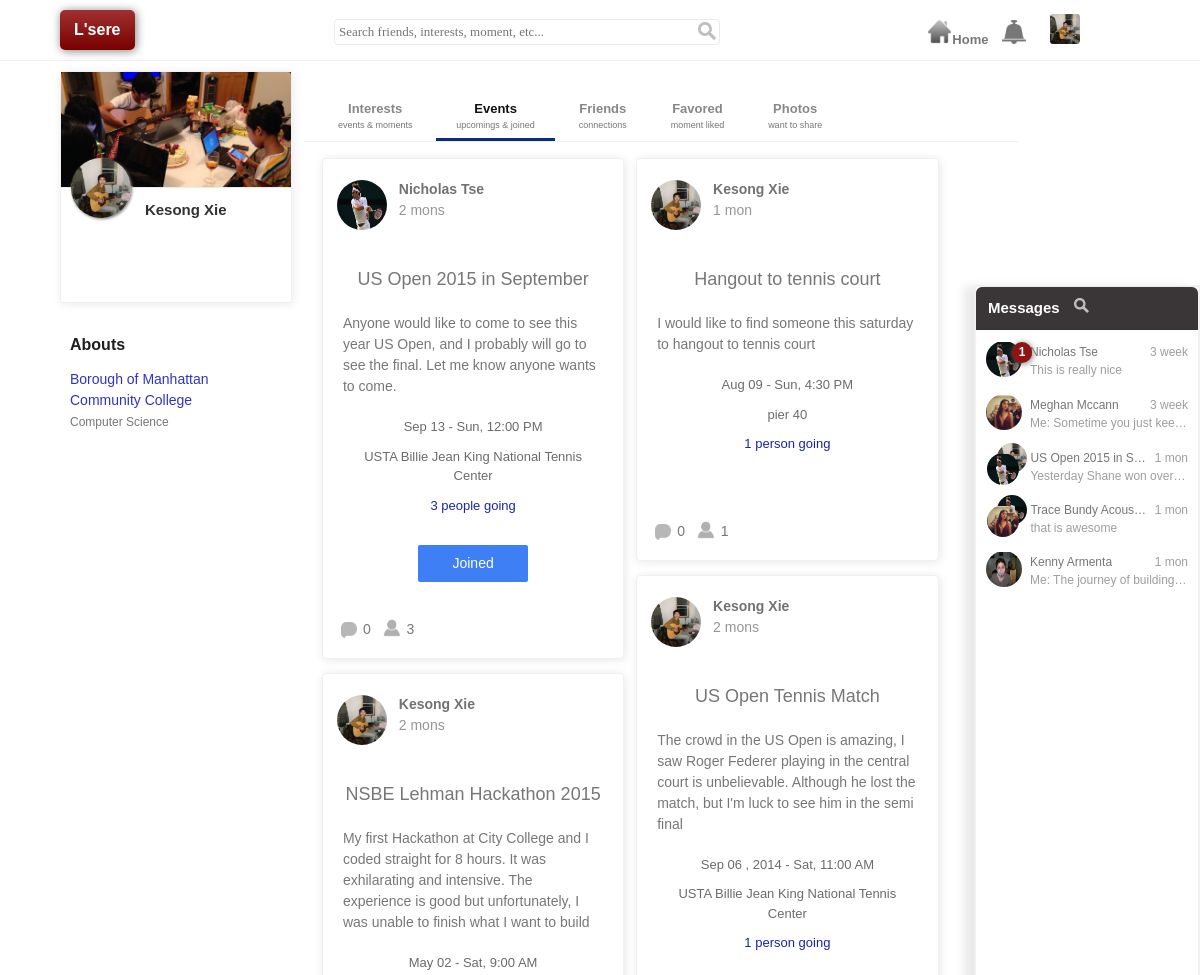
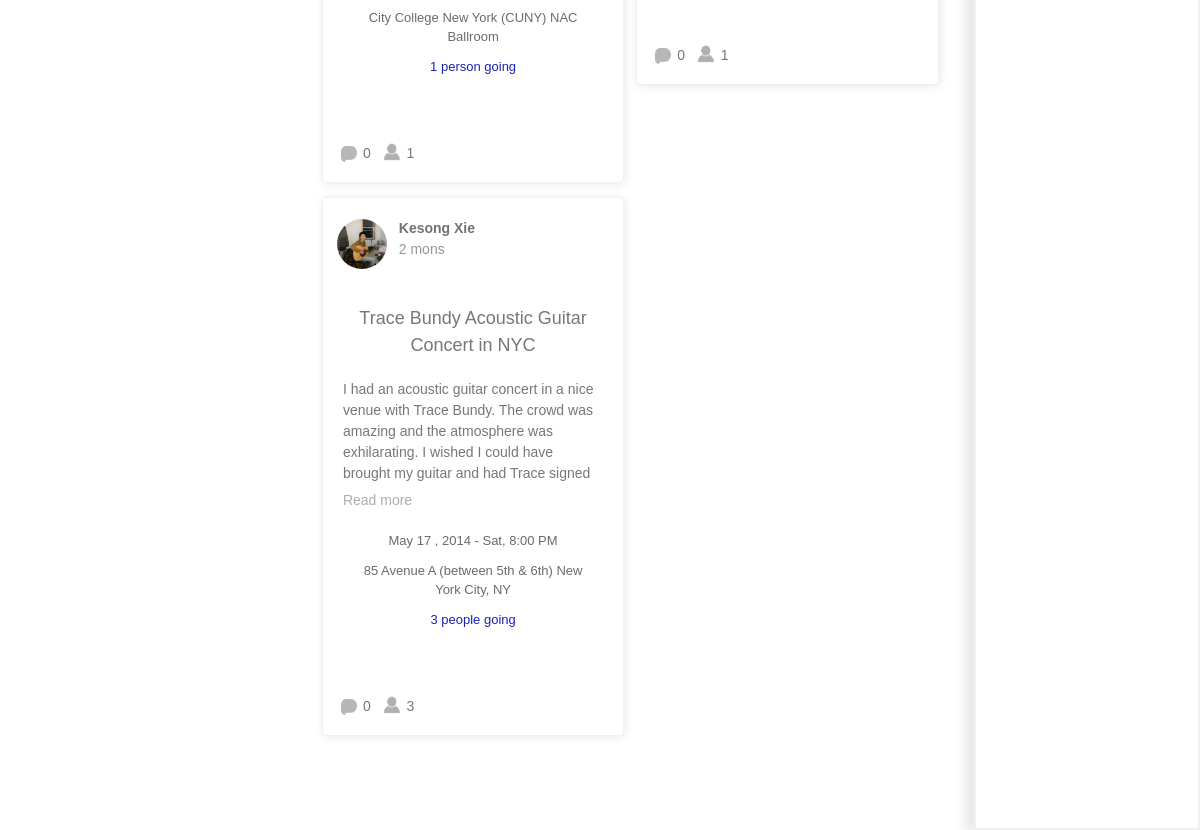
Page /user/kesong.xie/events (signed in) on the committed database (2 pictures, top to bottom).
### tables this page shows
CREATE TABLE `user_media_prefix` (
  `id` int(11) NOT NULL,
  `user_id` int(11) NOT NULL,
  `prefix` varchar(32) NOT NULL
);

CREATE TABLE `user_profile_picture` (
  `id` int(11) NOT NULL,
  `user_id` int(11) NOT NULL,
  `picture_url` varchar(255) NOT NULL,
  `upload_time` datetime NOT NULL,
  `hash` varchar(40) NOT NULL
);

CREATE TABLE `user` (
  `id` int(11) NOT NULL,
  `user_iden` varchar(255) NOT NULL,
  `password` varchar(255) NOT NULL,
  `firstname` varchar(255) NOT NULL,
  `lastname` varchar(255) NOT NULL,
  `gender` enum('0','1','2') NOT NULL DEFAULT '0',
  `ip` varchar(32) NOT NULL,
  `signup_date` datetime NOT NULL,
  `activated` enum('0','1') NOT NULL DEFAULT '0',
  `unique_iden` varchar(40) NOT NULL,
  `user_access_url` varchar(255) NOT NULL
);

CREATE TABLE `user_profile_cover` (
  `id` int(11) NOT NULL,
  `user_id` int(11) NOT NULL,
  `picture_url` varchar(255) NOT NULL,
  `upload_time` datetime NOT NULL,
  `hash` varchar(40) NOT NULL
);

CREATE TABLE `interest_activity` (
  `id` int(11) NOT NULL,
  `user_id` int(11) NOT NULL,
  `interest_id` int(11) NOT NULL,
  `type` enum('m','e') NOT NULL,
  `post_time` datetime NOT NULL,
  `hash` varchar(30) NOT NULL
);

CREATE TABLE `event` (
  `id` int(11) NOT NULL,
  `interest_activity_id` int(11) NOT NULL,
  `title` text NOT NULL,
  `description` text NOT NULL,
  `location` text,
  `date` date DEFAULT NULL,
  `time` time DEFAULT NULL
);

CREATE TABLE `event_group` (
  `id` int(11) NOT NULL,
  `event_id` int(11) NOT NULL,
  `group_id` int(11) NOT NULL
);

CREATE TABLE `message_queue` (
  `id` int(11) NOT NULL,
  `user_id` int(11) NOT NULL,
  `queue` text NOT NULL
);

CREATE TABLE `group_message` (
  `id` int(11) NOT NULL,
  `user_id` int(11) NOT NULL COMMENT 'who sent the message',
  `group_id` int(11) NOT NULL COMMENT 'id either for event group or regular group id',
  `text` text NOT NULL,
  `sent_time` datetime NOT NULL,
  `message_type` enum('n','m') DEFAULT NULL COMMENT 'n stands for new member, m for event notification',
  `view_list` text NOT NULL,
  `hash` varchar(40) NOT NULL
);

### phtml/child/post_event_block.phtml (the view, shortened to what the rows shown need)
<div class="post-wrapper post evt-block evt" data-key="<?php echo $hash; ?>">
	<?php $displayable = is_url_exist($event_photo_url); ?>
	<?php if($displayable): ?>
		<div style="padding:0px 14px 0px 14px; margin-top:-22px;">
	<?php else: ?>
		<div style="padding:20px 14px 0px 14px" ?>
	<?php endif ?>
			<div class="inline-blk"><a href="<?php echo $user_page_redirect; ?>"><img class="post-owner-picture" style="float:none;width:50px;height:50px"src="<?php echo $post_owner_pic; ?>"></a></div>
			<?php if($displayable): ?>
			<div class="inline-blk" style="vertical-align:bottom;padding-bottom:4px;">
			<?php  else:?>
			<div class="inline-blk" style="vertical-align:top;padding-bottom:4px;">
			<?php endif ?>
			<a class="plain-lk"  href="<?php echo $user_page_redirect; ?>">
				<span class="profile-name pointer post-user-name"><?php echo htmlentities($fullname) ?></span>
			</a>
			<?php if($displayable): ?>
			<span style="margin-left: 10px; color: #969696;"><?php echo $post_time ?></span>
			<?php  else:?>
			<div style="color: #969696;"><?php echo $post_time ?></div>
			<?php endif ?>
		</div>
	</div>
	<div class="content">
		<div class="post-text" style="margin-top:30px">
			<div class="visible-post-scope">
				<div class="title"  style="margin:20px;"><?php echo $title; ?></div>
				<div class="visible-content limit-height">
					<div class="desc" style="padding:0px 20px;"><?php echo $description; ?></div>
				</div>
				<div class="evt-info-wrapper" style="margin-top:20px;">
					<div class="evt-info"><?php echo $time; ?></div>
					<div class="evt-info"><?php echo htmlentities($location) ?></div>
					<div class="evt-info" style="position:relative;margin:0px;">
						<div class="inline-blk  plain-lk pointer joined-user-info toggle-joined">
							<div class="joined-num inline-blk" ><?php  echo $joined_user_num; ?></div>
							<div class="joined-label inline-blk" >
							<?php if($joined_user_num > 1): ?>
								people going
							<?php else: ?>
								person going
							<?php endif; ?>
							</div>
						</div>
					</div>
				</div>
			</div>
		</div>
		<div class="post-inner-padding" style="padding-top:0px">
			<div class="inline-blk" style="margin-top:-3px;"><img class="post-operation-icon pointer toggle-joined t-j" src="<?php echo IMGDIR ?>profile-icon.png" title="People joined" height="18" width="18"><div class="inline-blk joined-num"  style="margin:0px 8px 0px 0px"><?php echo $joined_user_num; ?></div></div>
		</div>
	</div>
</div>

### phtml/profile.phtml (shortened to what the rows shown need)
<!DOCTYPE html>
<html>
	<?php include_once 'child/prepare_head.php'; ?>
	<head>
	<link rel="stylesheet" type="text/css" href="<?php echo ROOTDIR; ?>css/core.css">
	<link rel="stylesheet" type="text/css" href="<?php echo ROOTDIR; ?>css/animate.css">
	<link rel="stylesheet" type="text/css" href="<?php echo ROOTDIR; ?>css/smoothness/jquery-ui.css">
	<link rel="stylesheet" type="text/css" href="<?php echo ROOTDIR; ?>css/profile.css">
	</head>
	<body>
		<?php require_once 'child/loggedin_header.php'; ?>
		<div id="profile-global-container" >
			<div id="profile-sider-bar-left" class="inline-blk side-bar">
					<div id="avator-wrapper" class="user-profile operation-triggeable" style="height:230px;" data-key="<?php echo $request_user_page_hash; ?>">
						<div class="avator-inner-top"  style="z-index:1">
							<?php $cover_pic = $user->getLatestCoverForuser($request_user_page_id); ?>
							<img class="profile-image<?php echo ($cover_pic === false)?' hdn':'' ?>" src="<?php echo $cover_pic; ?>" >
						</div>
						<div class="avator-inner-bottom" style="z-index:2">
							<?php if($page_own):  ?>
								<label id="avator-upload-label"  for="upload-profile" class="pointer" title="upload profile image">
										<div class="avator-picture-wrapper">
											<img class="profile-image"  src="<?php echo $session_user_profile_image_url; ?>" />
										</div>
								</label>
							<?php endif; ?>
						</div>
					</div>
			</div>
			<div id="profile-sider-bar-right" class="inline-blk">
					<div id="profile-mid-content">
						<?php
							if(isset($_GET['s']) && $_GET['s'] == 'events'){
								require_once 'child/event.php';
							}else if(isset($_GET['s']) && $_GET['s'] == 'friends'){
								require_once 'child/friend.php';
							}else if(isset($_GET['s']) && $_GET['s'] == 'photos'){
								require_once 'child/photo.php';
							}else{
								require_once 'child/interest.php';
							}
						?>
					</div>
			</div>
		</div>
 	<?php include_once 'child/chat.php'; ?>
 	</body>
</html>

### phtml/child/loggedin_header.phtml (shortened to what the rows shown need)
<div class="header">
	<div class="header-inner" style="width:90%;margin:0px auto;height:60px;" >
		<div id="loggedin-menu">
				<ul>
				<span id="loggin-user-icon"><img src="<?php echo $session_user_profile_image_url; ?>" width="30" height="30" style="cursor:pointer" ></span></ul>
			</div>
		</div>
	</div>

### php_inc/model/message_queue.php (shortened to what the rows shown need)
<?php
	include_once MODEL_PATH.'Queue.php';
	class Message_Queue extends Queue{
		private  $message = null;
		private $group_message = null;
		public function __construct(){
			include_once MODEL_PATH.'Message.php';
			$this->message =  new Message();
			include_once MODEL_PATH.'Group_Message.php';
			$this->group_message =  new Group_Message();
			include_once MODEL_PATH.'Groups.php';
		}
		public function getMessageQueueBlockForUserId($user_id){
			$m_q = $this->getQueueForUser($user_id);
			return $this->getMessageContactByMessageQueue($m_q);
		}
		public function getMessageContactByMessageQueue($m_q){
			if($m_q !== false){
				$queues = explode(',',trim($m_q,","));
				if(sizeof($queues) > 0){
					$content = "";
					foreach($queues as $queue){
						$segment = explode('-',$queue);
						if(sizeof($segment) == 2){
							$sent_from = $segment[0];
							$row_id = $segment[1];
							switch($sent_from){
								case 'm':$content.= $this->message->renderMessageContactOfGivenUser($row_id);break;
								case 'g':$content.= $this->group_message->renderMessageContactOfGivenGroup($row_id);break;
							}
						}
					}
					return $content;
				}
			}
			return false;
		}
	}
?>

### phtml/child/contact_block.phtml
<div class="individual-contact contact pointer" style="padding:12px 0px 0px 0px;" data-key="<?php echo $user_iden; ?>">
	<div class="master left-bar" style="margin-right:8px;position:relative">
		<img style="border-radius:50%;" src="<?php echo $profile_pic ?>" height="36" width="36">
		<span class="n_r_s<?php echo ($new_message_num > 0)?'':' hdn' ?>" style="top:0px;left:26px;" ><?php echo $new_message_num; ?></span>
	</div>
	<div class="detail">
		<div class="vertical-center">
			<div style="width:100%;">
				<div class="txt_ofl inline-blk" style="max-width:60%;"><?php echo htmlentities($fullname); ?></div>
				<span class="time right-bar default-message" style="font-size:12px;">
					<?php if($hasMessage): ?>
						<?php echo $time ?>
					<?php endif; ?>
				</span>
			</div>
			<div class="default-message text txt_ofl">
				<?php if($hasMessage): ?>
					<?php echo htmlentities($text); ?>
				<?php endif; ?>
			</div>
		</div>
	</div>
</div>

### phtml/child/group_contact_block.phtml (shortened to what the rows shown need)
<div class="group-contact contact pointer" style="padding:12px 0px 0px 0px;height:40px;" data-key="<?php echo $hash; ?>">
	<div class="master left-bar" style="margin-right:8px;position:relative">
		<div style="position:relative;top:6px;left:1px;">
		<img style="border-radius:50%;" src="<?php echo $first_user_profile ?>" height="32" width="32">
		</div>
	</div>
	<div class="detail" style="float:right;width:78%">
		<div class="vertical-center">
			<div style="width:100%;">
				<div class="txt_ofl inline-blk" style="<?php echo ($hasMessage)?'max-width:74%':'max-width:100%';?>"><?php echo htmlentities($group_title) ?></div>
				<span class="time right-bar default-message" style="font-size:12px;">
					<?php if($hasMessage): ?>
						<?php echo $time; ?>
					<?php endif; ?>
				</span>
			</div>
			<div class="default-message text txt_ofl">
				<?php if($hasMessage): ?>
					<?php echo htmlentities($text);?>
				<?php endif; ?>
			</div>
		</div>
	</div>
</div>

### rows in the picture
user_media_prefix: prefix.picture_url (picture)
user: id.picture_url (picture), firstname "1 1 1"
interest_activity: user.picture_url (picture), post_time "2 mons"
event: description "Anyone would like to come to see this year US Open, and I probably will go to see the final. Let me know anyone wants to come.", location "USTA Billie Jean King National Tennis Center", id.group_id "3"
interest_activity: user.picture_url (picture), post_time "2 mons"
event: title "NSBE Lehman Hackathon 2015", description "My first Hackathon at City College and I coded straight for 8 hours. It was exhilarating and intensive. The experience is good but unfortunately, I was unable to finish what I want to build", location "City College New York (CUNY) NAC Ballroom"
interest_activity: user.picture_url (picture), post_time "2 mons"
event: description "I had an acoustic guitar concert in a nice venue with Trace Bundy. The crowd was amazing and the atmosphere was exhilarating. I wished I could have brought my guitar and had Trace signed…", location "85 Avenue A (between 5th & 6th) New York City, NY", id.group_id "3"
interest_activity: user.picture_url (picture), post_time "1 mon"
event: title "Hangout to tennis court", description "I would like to find someone this saturday to hangout to tennis court", location "pier 40"
interest_activity: user.picture_url (picture), post_time "2 mons"
event: title "US Open Tennis Match", description "The crowd in the US Open is amazing, I saw Roger Federer playing in the central court is unbelievable. Although he lost the match, but I'm luck to see him in the semi final", location "USTA Billie Jean King National Tennis Center"
message_queue: queue.picture_url (picture), queue.title "US Open 2015 in S…", queue.title "Trace Bundy Acous…"
group_message: sent_time "1 mon", text "Yesterday Shane won over…"
group_message: sent_time "1 mon", text "that is awesome"

### other values in the picture
$request_user_page_fullname "Kesong Xie"
$education['school_name'] "Borough of Manhattan Community College"
$education['study'] "Computer Science"
$fullname "Nicholas Tse Kesong Xie Kesong Xie Kesong Xie Kesong Xie"
$title "US Open 2015 in September Trace Bundy Acoustic Guitar Concert in NYC"
$time "Sep 13 - Sun, 12:00 PM May 02 - Sat, 9:00 AM May 17 , 2014 - Sat, 8:00 PM Aug 09 - Sun, 4:30 PM Sep 06 , 2014 - Sat, 11:00 AM"
$comment_number "0 0 0 0 0"
$new_message_num "1"
$fullname "Nicholas Tse"
$time "3 week"
$text "This is really nice"
$fullname "Meghan Mccann"
$text "Me: Sometime you just kee…"
$fullname "Kenny Armenta"
$time "1 mon"
